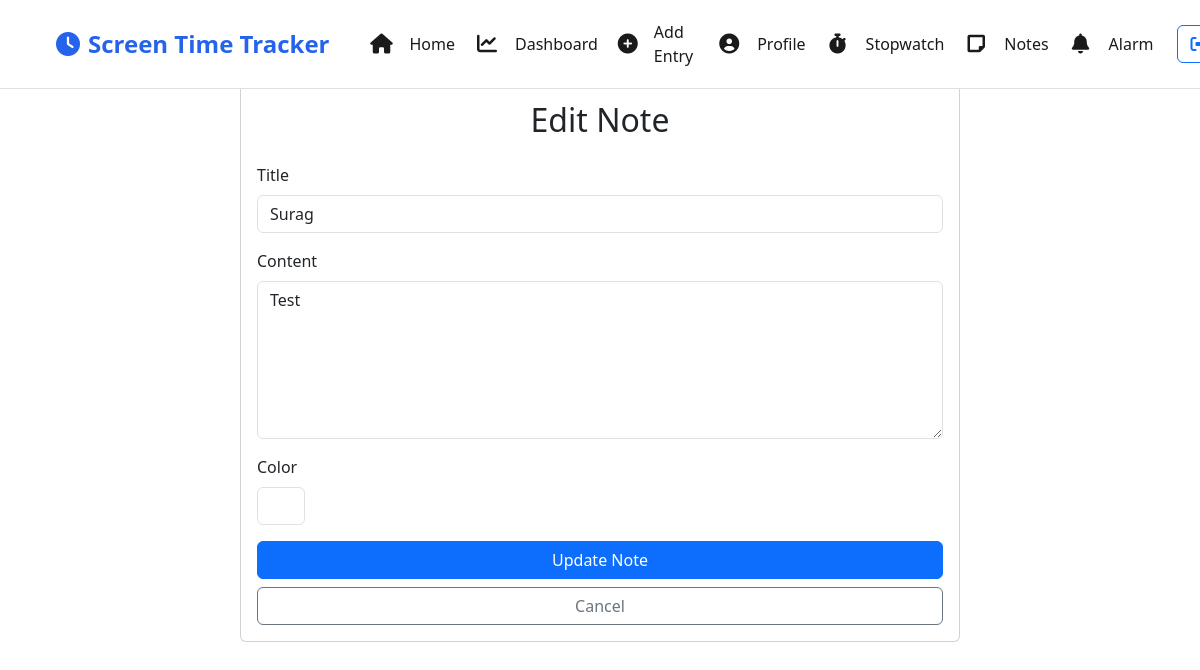
Page /notes/2/update/ (signed in) on the earlier database version.
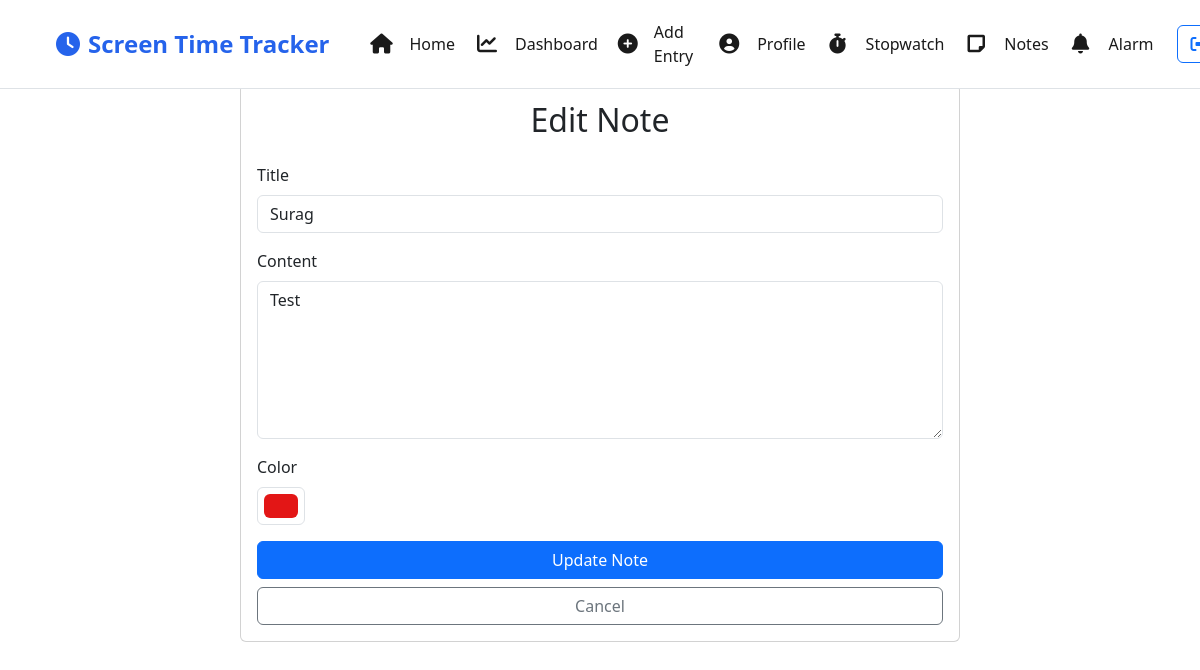
Same page on the later database version.
### tracker/models.py (models this page shows, shortened)
class Note(models.Model):
    user = models.ForeignKey(User, on_delete=models.CASCADE)
    title = models.CharField(max_length=100)
    content = models.TextField()
    color = models.CharField(max_length=7, default='#ffffff')  # Hex color code
    created_at = models.DateTimeField(auto_now_add=True)
    updated_at = models.DateTimeField(auto_now=True)

### tracker/views.py (the view, shortened to what this page needs)
# urls.py: path('notes/<int:pk>/update/', views.note_update, name='note_update'),
@login_required
def note_update(request, pk):
    note = get_object_or_404(Note, pk=pk, user=request.user)
    return render(request, 'tracker/note_form.html', {'note': note})

### tracker/templates/tracker/note_form.html (shortened to what this page needs)
{% extends 'tracker/base.html' %}
{% block content %}
<div class="container mt-4">
    <div class="row">
        <div class="col-md-8 mx-auto">
            <div class="card">
                <div class="card-body">
                    <h2 class="card-title text-center mb-4">{% if note %}Edit{% else %}New{% endif %} Note</h2>
                    <form method="post">
                        <div class="mb-3">
                            <label for="title" class="form-label">Title</label>
                            <input type="text" class="form-control" id="title" name="title"
                                   value="{{ note.title|default:'' }}" required>
                        </div>
                        <div class="mb-3">
                            <label for="content" class="form-label">Content</label>
                            <textarea class="form-control" id="content" name="content" rows="6" required>{{ note.content|default:'' }}</textarea>
                        </div>
                        <div class="mb-3">
                            <label for="color" class="form-label">Color</label>
                            <input type="color" class="form-control form-control-color" id="color" name="color"
                                   value="{{ note.color|default:'#ffffff' }}" title="Choose your note color">
                        </div>
                        <div class="d-grid gap-2">
                            <button type="submit" class="btn btn-primary">
                                {% if note %}Update{% else %}Create{% endif %} Note
                            </button>
                            <a href="{% url 'note_list' %}" class="btn btn-outline-secondary">Cancel</a>
                        </div>
                    </form>
                </div>
            </div>
        </div>
    </div>
</div>
{% endblock %}

Differences in the rows shown:
changed Note "Surag": color "#ffffff" → "#e31616"
